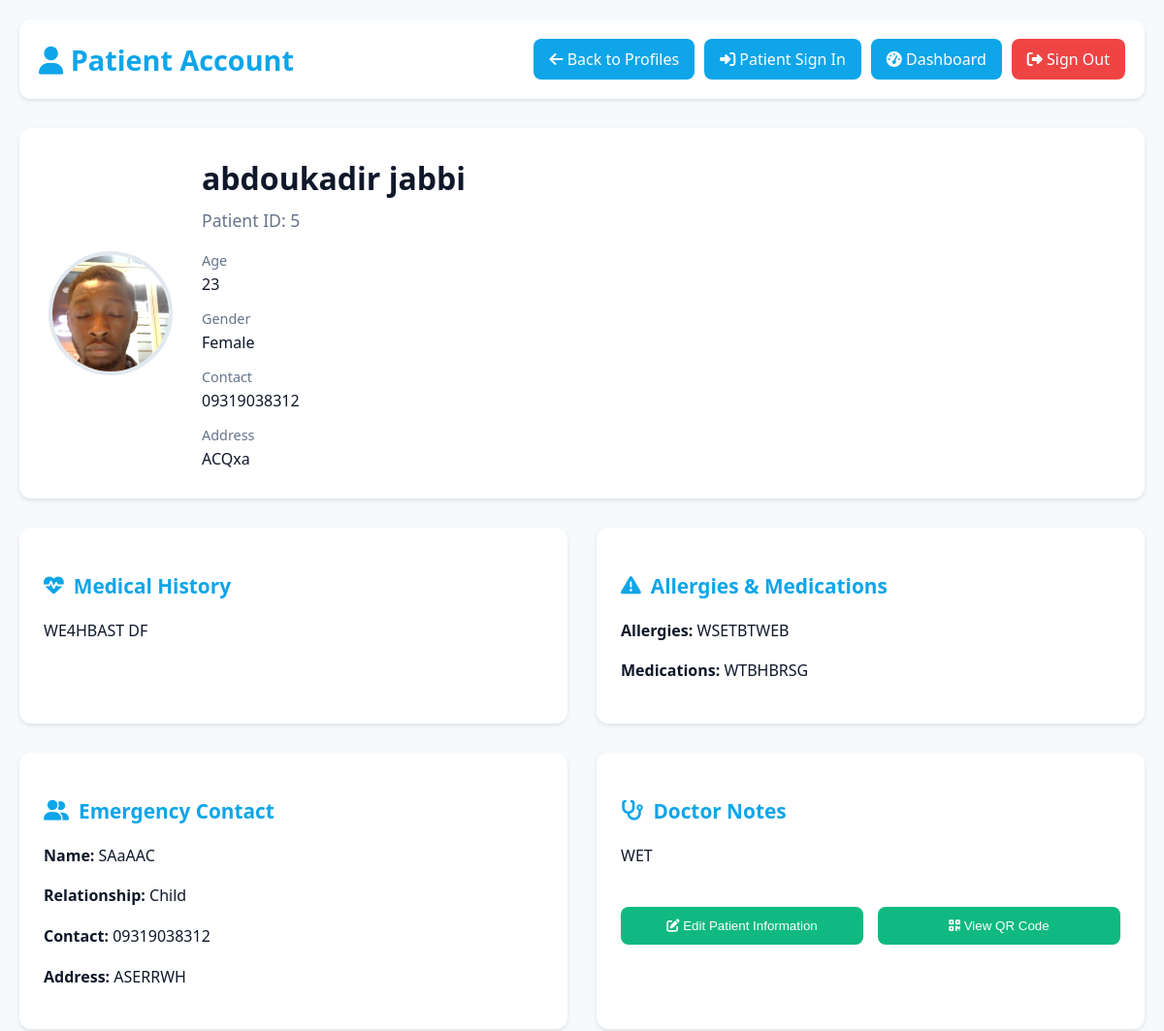
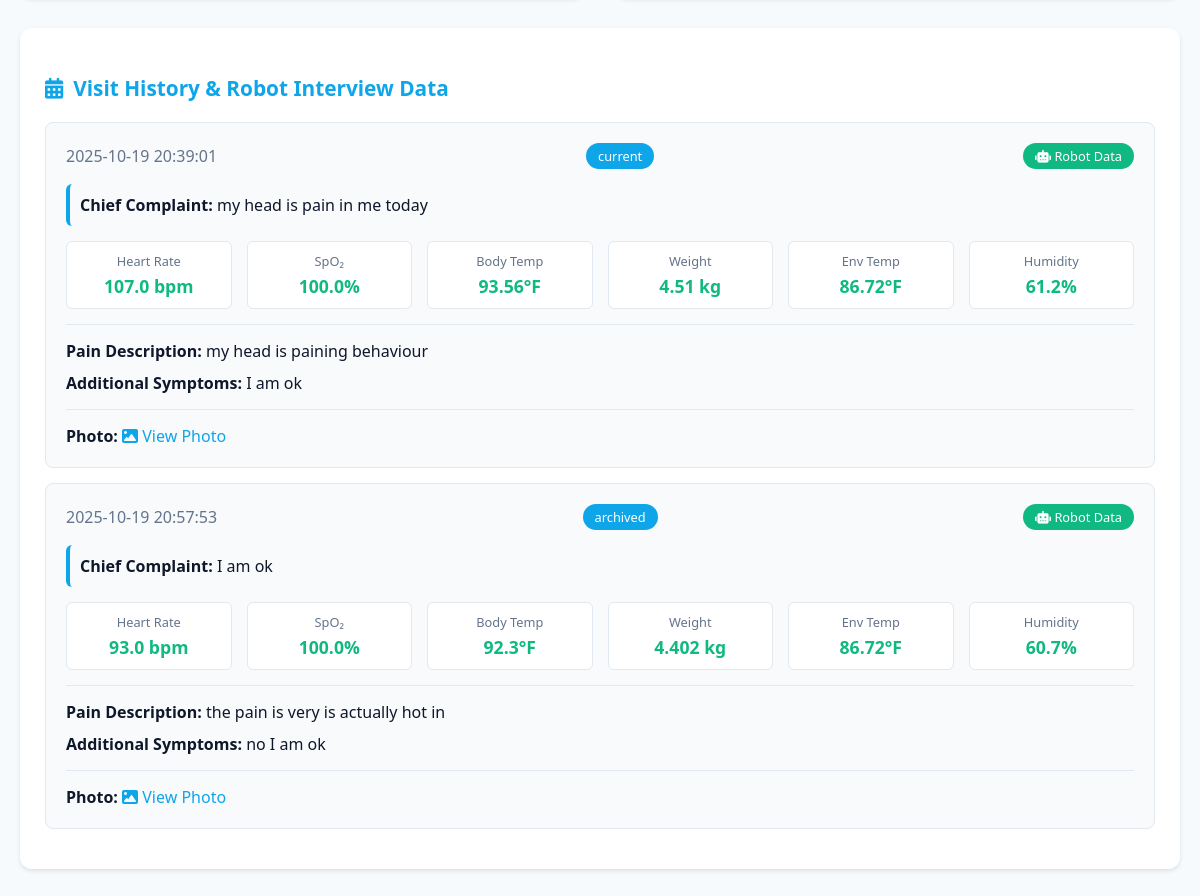
Page /PatientAccount.html?patient_id=5 (signed in) on the committed database (2 pictures, top to bottom).
### tables this page shows
CREATE TABLE patient_profiles (
                id INTEGER PRIMARY KEY AUTOINCREMENT,
                name TEXT,
                dob TEXT,
                gender TEXT,
                contact TEXT,
                address TEXT,
                medical_history TEXT,
                allergies TEXT,
                medications TEXT,
                photo TEXT,
                notes TEXT,
                created_at TIMESTAMP DEFAULT CURRENT_TIMESTAMP
            , age INTEGER, emergency_name TEXT, emergency_relation TEXT, emergency_contact TEXT, emergency_address TEXT, prescriptions TEXT, test_results TEXT, diagnoses TEXT, treatment_records TEXT, username TEXT, patient_id_number TEXT);

CREATE TABLE patients (
                id INTEGER PRIMARY KEY AUTOINCREMENT,
                photo TEXT,
                name TEXT,
                age INTEGER,
                gender TEXT,
                contact TEXT,
                address TEXT,
                chief_complaint TEXT,
                pain_level TEXT,
                pain_description TEXT,
                additional_symptoms TEXT,
                medical_history TEXT,
                emergency_name TEXT,
                emergency_relation TEXT,
                emergency_gender TEXT,
                emergency_contact TEXT,
                emergency_address TEXT,
                heart_rate REAL,
                spo2 REAL,
                body_temp_f REAL,
                env_temp_f REAL,
                created_at TIMESTAMP DEFAULT CURRENT_TIMESTAMP
            , humidity_percent REAL, weight_kg REAL, profile_id INTEGER);

CREATE TABLE stored_patients (
                id INTEGER PRIMARY KEY AUTOINCREMENT,
                photo TEXT,
                name TEXT,
                age INTEGER,
                gender TEXT,
                contact TEXT,
                address TEXT,
                chief_complaint TEXT,
                pain_level TEXT,
                pain_description TEXT,
                additional_symptoms TEXT,
                medical_history TEXT,
                emergency_name TEXT,
                emergency_relation TEXT,
                emergency_gender TEXT,
                emergency_contact TEXT,
                emergency_address TEXT,
                heart_rate REAL,
                spo2 REAL,
                body_temp_f REAL,
                env_temp_f REAL,
                humidity_percent REAL,
                weight_kg REAL,
                created_at TEXT,
                archived_at TIMESTAMP DEFAULT CURRENT_TIMESTAMP
            , profile_id INTEGER);

### app.py (the view, shortened to what this page needs)
@app.route('/PatientAccount.html', methods=['GET'])
def patient_account():
    if session.get('doctor_ok') or session.get('hospital_ok') or session.get('hospital_limited'):
        q_id = request.args.get('patient_id')
        try:
            patient_id = int(q_id) if q_id is not None else None
        except (ValueError, TypeError):
            patient_id = None
        if not patient_id:
            return render_template('PatientAccount.html', patient=None)
        profile = get_profile(patient_id)
        if not profile:
            return render_template('PatientAccount.html', patient=None)
        current_visits, archived_visits = get_profile_visits(patient_id)
        visits = list(current_visits) + list(archived_visits)
        representative_photo = _get_representative_photo(profile)
        return render_template('PatientAccount.html', patient=profile, visits=visits, representative_photo=representative_photo)

### templates/PatientAccount.html (shortened to what this page needs)
<!DOCTYPE html>
<html lang="en">
<head>
    <link rel="stylesheet" href="https://cdnjs.cloudflare.com/ajax/libs/font-awesome/6.5.0/css/all.min.css">
</head>
<body>
    <div class="container">
        <div class="header">
            <h1><i class="fas fa-user"></i> Patient Account</h1>
            <div class="nav-buttons">
                <a href="/PatientProfiles.html"><i class="fas fa-arrow-left"></i> Back to Profiles</a>
                <a href="/PatientSignin.html"><i class="fas fa-sign-in-alt"></i> Patient Sign In</a>
                <a href="/dashboard"><i class="fas fa-tachometer-alt"></i> Dashboard</a>
                <a href="/logout" style="background:#ef4444"><i class="fas fa-sign-out-alt"></i> Sign Out</a>
            </div>
        </div>
        {% if patient %}
        <div class="patient-header">
            <div style="display: flex; flex-direction: column; align-items: center; gap: 10px;">
                {% if representative_photo %}
                <img id="patientPhoto" src="/uploads/{{ representative_photo }}" alt="Patient Photo" class="patient-photo">
                {% else %}
                <div id="patientPhotoPlaceholder" class="patient-photo" style="background: #e2e8f0; display: flex; align-items: center; justify-content: center;">
                    <i class="fas fa-user" style="color: #94a3b8; font-size: 3rem;"></i>
                </div>
                {% endif %}
            </div>
            <div class="patient-basic-info">
                <h2>{{ patient.name or 'Unknown Patient' }}</h2>
                <div class="patient-id">Patient ID: {{ patient.id }}</div>
                <div class="basic-details">
                    <div class="detail-item">
                        <span class="detail-label">Age</span>
                        <span class="detail-value">{{ patient.age or 'Not specified' }}</span>
                    </div>
                    <div class="detail-item">
                        <span class="detail-label">Gender</span>
                        <span class="detail-value">{{ patient.gender or 'Not specified' }}</span>
                    </div>
                    <div class="detail-item">
                        <span class="detail-label">Contact</span>
                        <span class="detail-value">{{ patient.contact or 'Not provided' }}</span>
                    </div>
                    <div class="detail-item">
                        <span class="detail-label">Address</span>
                        <span class="detail-value">{{ patient.address or 'Not provided' }}</span>
                    </div>
                </div>
            </div>
        </div>
        <div class="content-grid">
            <div class="content-section">
                <h3 class="section-title">
                    <i class="fas fa-heartbeat"></i>
                    Medical History
                </h3>
                <div class="section-content">
                    {% if patient.medical_history %}
                        {{ patient.medical_history }}
                    {% else %}
                        <p>No medical history recorded.</p>
                    {% endif %}
                </div>
            </div>
            <div class="content-section">
                <h3 class="section-title">
                    <i class="fas fa-exclamation-triangle"></i>
                    Allergies & Medications
                </h3>
                <div class="section-content">
                    {% if patient.allergies %}
                        <p><strong>Allergies:</strong> {{ patient.allergies }}</p>
                    {% endif %}
                    {% if patient.medications %}
                        <p><strong>Medications:</strong> {{ patient.medications }}</p>
                    {% endif %}
                </div>
            </div>
            <div class="content-section">
                <h3 class="section-title">
                    <i class="fas fa-user-friends"></i>
                    Emergency Contact
                </h3>
                <div class="section-content">
                    {% if patient.emergency_name %}
                        <p><strong>Name:</strong> {{ patient.emergency_name }}</p>
                        <p><strong>Relationship:</strong> {{ patient.emergency_relation or 'Not specified' }}</p>
                        <p><strong>Contact:</strong> {{ patient.emergency_contact or 'Not provided' }}</p>
                        <p><strong>Address:</strong> {{ patient.emergency_address or 'Not provided' }}</p>
                    {% else %}
                        <p>No emergency contact information recorded.</p>
                    {% endif %}
                </div>
            </div>
            <div class="content-section">
                <h3 class="section-title">
                    <i class="fas fa-stethoscope"></i>
                    Doctor Notes
                </h3>
                <div class="section-content">
                    {% if patient.notes %}
                        {{ patient.notes }}
                    {% else %}
                        <p>No doctor notes recorded.</p>
                    {% endif %}
                </div>
                <div style="display: flex; gap: 15px; margin-top: 20px;">
                    <button class="edit-button" onclick="editPatient()" style="flex: 1;">
                        <i class="fas fa-edit"></i> Edit Patient Information
                    </button>
                    <button class="edit-button" onclick="viewQRCode({{ patient.id }})" style="flex: 1; background: #10b981;">
                        <i class="fas fa-qrcode"></i> View QR Code
                    </button>
                </div>
            </div>
        </div>
        <div class="visits-section">
            <h3 class="section-title">
                <i class="fas fa-calendar-alt"></i>
                Visit History & Robot Interview Data
            </h3>
            {% if visits %}
                {% for visit in visits %}
                <div class="visit-item">
                    <div class="visit-header">
                        <span class="visit-date">{{ visit.created_at or visit.archived_at }}</span>
                        <span class="visit-type">{{ visit.source or 'Current' }}</span>
                        {% if visit.heart_rate or visit.spo2 or visit.body_temp_f %}
                        <span style="background: #10b981; color: #fff; padding: 4px 12px; border-radius: 20px; font-size: 0.8rem;">
                            <i class="fas fa-robot"></i> Robot Data
                        </span>
                        {% endif %}
                    </div>
                    {% if visit.chief_complaint %}
                    <div style="margin-bottom: 15px; padding: 10px; background: #f8fafc; border-radius: 6px; border-left: 4px solid #0ea5e9;">
                        <strong>Chief Complaint:</strong> {{ visit.chief_complaint }}
                    </div>
                    {% endif %}
                    <div class="visit-details">
                        <div class="vital-item">
                            <div class="vital-label">Heart Rate</div>
                            <div class="vital-value" style="color: {% if visit.heart_rate and visit.heart_rate > 0 %}#10b981{% else %}#64748b{% endif %};">
                                {{ visit.heart_rate or 'N/A' }} bpm
                            </div>
                        </div>
                        <div class="vital-item">
                            <div class="vital-label">SpO₂</div>
                            <div class="vital-value" style="color: {% if visit.spo2 and visit.spo2 > 0 %}#10b981{% else %}#64748b{% endif %};">
                                {{ visit.spo2 or 'N/A' }}%
                            </div>
                        </div>
                        <div class="vital-item">
                            <div class="vital-label">Body Temp</div>
                            <div class="vital-value" style="color: {% if visit.body_temp_f and visit.body_temp_f > 0 %}#10b981{% else %}#64748b{% endif %};">
                                {{ visit.body_temp_f or 'N/A' }}°F
                            </div>
                        </div>
                        <div class="vital-item">
                            <div class="vital-label">Weight</div>
                            <div class="vital-value" style="color: {% if visit.weight_kg and visit.weight_kg > 0 %}#10b981{% else %}#64748b{% endif %};">
                                {{ visit.weight_kg or 'N/A' }} kg
                            </div>
                        </div>
                        <div class="vital-item">
                            <div class="vital-label">Env Temp</div>
                            <div class="vital-value" style="color: {% if visit.env_temp_f and visit.env_temp_f > 0 %}#10b981{% else %}#64748b{% endif %};">
                                {{ visit.env_temp_f or 'N/A' }}°F
                            </div>
                        </div>
                        <div class="vital-item">
                            <div class="vital-label">Humidity</div>
                            <div class="vital-value" style="color: {% if visit.humidity_percent and visit.humidity_percent > 0 %}#10b981{% else %}#64748b{% endif %};">
                                {{ visit.humidity_percent or 'N/A' }}%
                            </div>
                        </div>
                    </div>
                    {% if visit.pain_description %}
                    <div style="margin-top: 15px; padding-top: 15px; border-top: 1px solid #e2e8f0;">
                        <strong>Pain Description:</strong> {{ visit.pain_description }}
                    </div>
                    {% endif %}
                    {% if visit.additional_symptoms %}
                    <div style="margin-top: 10px;">
                        <strong>Additional Symptoms:</strong> {{ visit.additional_symptoms }}
                    </div>
                    {% endif %}
                    {% if visit.photo %}
                    <div style="margin-top: 15px; padding-top: 15px; border-top: 1px solid #e2e8f0;">
                        <strong>Photo:</strong>
                        <a href="/uploads/{{ visit.photo }}" target="_blank" style="color: #0ea5e9; text-decoration: none;">
                            <i class="fas fa-image"></i> View Photo
                        </a>
                    </div>
                    {% endif %}
                </div>
                {% endfor %}
            {% else %}
                <div class="empty-state">
                    <i class="fas fa-calendar-times"></i>
                    <h3>No visits recorded</h3>
                    <p>This patient has no visit history in the system.</p>
                </div>
            {% endif %}
        </div>
        {% endif %}
    </div>
</body>
</html>

### rows in the picture
patient_profiles: name "abdoukadir jabbi", id "5", age "23", gender "Female", contact "09319038312", address "ACQxa", medical_history "WE4HBAST DF", allergies "WSETBTWEB", medications "WTBHBRSG", emergency_name "SAaAAC", emergency_relation "Child", emergency_contact "09319038312", emergency_address "ASERRWH", notes "WET"
patients: created_at "2025-10-19 20:39:01", source "current", shows "Robot Data", chief_complaint "my head is pain in me today", heart_rate "107.0", spo2 "100.0", body_temp_f "93.56", weight_kg "4.51", env_temp_f "86.72", humidity_percent "61.2", pain_description "my head is paining behaviour", additional_symptoms "I am ok"
stored_patients: created_at "2025-10-19 20:57:53", source "archived", shows "Robot Data", chief_complaint "I am ok", heart_rate "93.0", spo2 "100.0", body_temp_f "92.3", weight_kg "4.402", env_temp_f "86.72", humidity_percent "60.7", pain_description "the pain is very is actually hot in", additional_symptoms "no I am ok"
